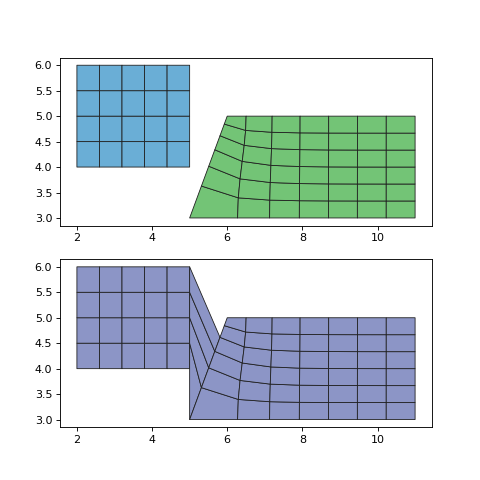

The script that drew this image:
import matplotlib.pyplot as plt
import pandas
import pygridtools
domain1 = pandas.DataFrame({
    'x': [2, 5, 5, 2],
    'y': [6, 6, 4, 4],
    'beta': [1, 1, 1, 1]
})
domain2 = pandas.DataFrame({
    'x': [6, 11, 11, 5],
    'y': [5, 5, 3, 3],
    'beta': [1, 1, 1, 1]
})
grid1 = pygridtools.make_grid(domain=domain1, nx=6, ny=5, rawgrid=False)
grid2 = pygridtools.make_grid(domain=domain2, nx=8, ny=7, rawgrid=False)
merged = grid1.merge(grid2, how='horiz')
fig, (ax1, ax2) = plt.subplots(nrows=2, figsize=(6, 6))
grid1.plot_cells(ax=ax1, cell_kws=dict(cmap='Blues'))
grid2.plot_cells(ax=ax1, cell_kws=dict(cmap='Greens'))
merged.plot_cells(ax=ax2, cell_kws=dict(cmap='BuPu'))
plt.show()
